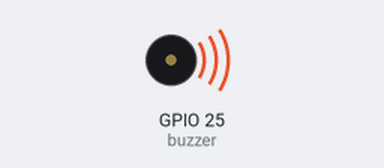
A program run on a simulated ESP32 board running MicroPython. Parts: buzzer (waves = sounding).

Above: at 1.05 s.
At 2.77 s:
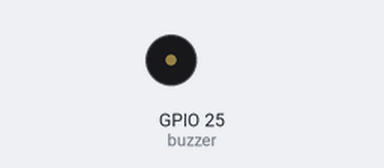
Timing chart, 0 to 3.1 s (numbered marks = the images above):
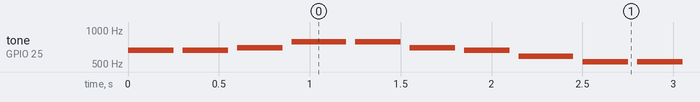

The program:

buzzer.py
```python
# 1. import statements
import machine
import time

# 2. functions and variables
# Define the GPIO pin that is connected to the buzzer
buzzer = machine.PWM(machine.Pin(25))

# Define the frequencies of the notes in Hz
C5 = 523
D5 = 587
E5 = 659
F5 = 698
G5 = 784
A5 = 880
B5 = 988

# Define the durations of the notes in milliseconds
quarter_note = 250
half_note = 300
whole_note = 1000

# Define the melody as a list of tuples (note, duration)
melody = [
    (E5, quarter_note),
    (E5, quarter_note),
    (F5, quarter_note),
    (G5, half_note),
    (G5, quarter_note),
    (F5, quarter_note),
    (E5, quarter_note),
    (D5, half_note),
    (C5, quarter_note),
    (C5, quarter_note),
    (D5, quarter_note),
    (E5, half_note),
    (E5, quarter_note),
    (D5, quarter_note),
    (D5, half_note),
    (E5, quarter_note),
    (E5, quarter_note),
    (F5, quarter_note),
    (G5, half_note),
    (G5, quarter_note),
    (F5, quarter_note),
    (E5, quarter_note),
    (D5, half_note),
    (C5, quarter_note),
    (C5, quarter_note),
    (D5, quarter_note),
    (E5, half_note),
    (D5, quarter_note),
    (C5, quarter_note),
    (C5, half_note),

]

# Define a function to play a note with the given frequency and duration
def tone(pin,frequency,duration):
    pin.freq(frequency)
    pin.duty(512)
    time.sleep_ms(duration)
    pin.duty(0)


# 3. main loop
while True:
    # Play the melody
    for note in melody:
        tone(buzzer, note[0], note[1])
        time.sleep_ms(50)


    
```

Measured:
- by itself, tone on GPIO 25 (buzzer): plays 659 Hz for 0.25 s, 659 Hz for 0.25 s, 698 Hz for 0.25 s, 784 Hz for 0.30 s, 784 Hz for 0.25 s, 698 Hz for 0.25 s … (415 notes in this stretch)
